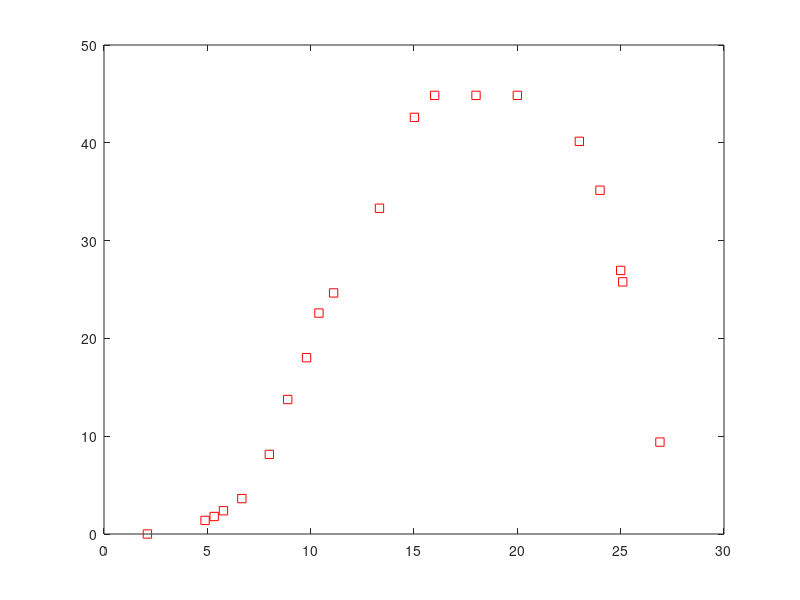

This figure's MATLAB source:
% Q4

% Some code may already be provided below
% DO NOT clear, close or clc inside this script
% Apply good programming practices
%
% Name : Wee Jun Lin
% ID   : 32620861
% Date Modified : 27/9/2022

fprintf('\n Q4 \n\n')
%%
%Add your code here
data_file = importdata('performance_measures.txt').data;
windspeed = data_file(:,1);
cp = data_file(:,2); % performance index

%Print results

%You should have produced one figure window by the end of this task.
% plot 

figure(5)
plot(windspeed,cp,'rs')
